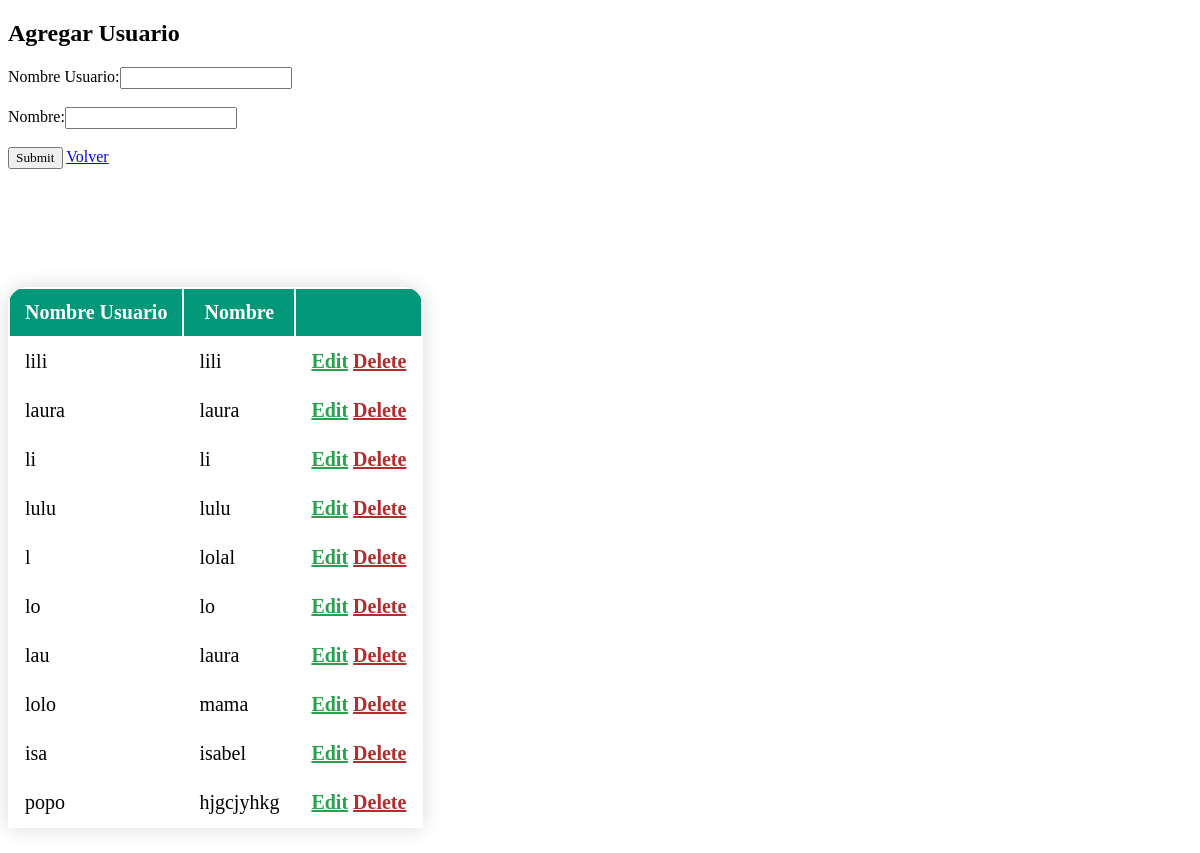
Screenshot of /usuario/usuainde.php with the database file from the repository.
### tables this page shows
CREATE TABLE `usuario` (
  `id` int(11) NOT NULL,
  `usuanom` varchar(255) NOT NULL,
  `contraseña` varchar(255) NOT NULL,
  `nombre` varchar(255) NOT NULL
);

### usuario/usuainde.php (the view, shortened to what this page needs)
<!DOCTYPE html>
<html>
<head>
    <link rel="stylesheet" href="main.css">
</head>
<body>
	<div >
		<form method="POST" action="add.php">
		<h2>Agregar Usuario</h2>
			<label>Nombre Usuario:</label><input type="text" name="usuanom"></br></br>
			<label>Nombre:</label><input type="text" name="nombre"></br></br>
			<input type="submit" name="add">
			<a href="../inicio.php">Volver</a>
		</form>
	</div>
	<br>
	<div>
		<table class="content-table">
			<thead>
				<th>Nombre Usuario</th>
				<th>Nombre</th>
				<th></th>
			</thead>
			<tbody>
				<?php
					include('../dbconexion.php');
					$query=mysqli_query($conn,"select * from `usuario`");
					while($row=mysqli_fetch_array($query)){
						?>
						<tr>
							<td><?php echo $row['usuanom']; ?></td>
							<td><?php echo $row['nombre']; ?></td>
							<td>
								<a href="edit.php?id=<?php echo $row['id']; ?>" class="letra">Edit</a>
								<a href="delete.php?id=<?php echo $row['id']; ?>"class="le" >Delete</a>
							</td>
						</tr>
						<?php
					}
				?>
			</tbody>
		</table>
	</div>
</body>
</html>

### usuario/main.css (style rules this page uses)
* { font-family: cursive; }
.content-table { border-collapse: solid; margin: 100px 0; font-size: 20px; min-width: 100px; border-radius: 20px 20px 0 0; overflow: hidden; box-shadow: 0 0 20px rgba(0, 0, 0, 0.15); }
.content-table th, .content-table td { padding: 12px 15px; }
.content-table tbody tr { border-bottom: 1px solid #dddddd; }
.content-table tbody tr:last-of-type { border-bottom: 2px solid #009879; }
.letra { font-weight: bolder; color: #29a14d; }
.le { font-weight: bold; color: #b42d2d; }

### rows the page displays
usuario: usuanom "lili", nombre "lili"
usuario: usuanom "laura", nombre "laura"
usuario: usuanom "li", nombre "li"
usuario: usuanom "lulu", nombre "lulu"
usuario: usuanom "l", nombre "lolal"
usuario: usuanom "lo", nombre "lo"
usuario: usuanom "lau", nombre "laura"
usuario: usuanom "lolo", nombre "mama"
usuario: usuanom "isa", nombre "isabel"
usuario: usuanom "popo", nombre "hjgcjyhkg"
